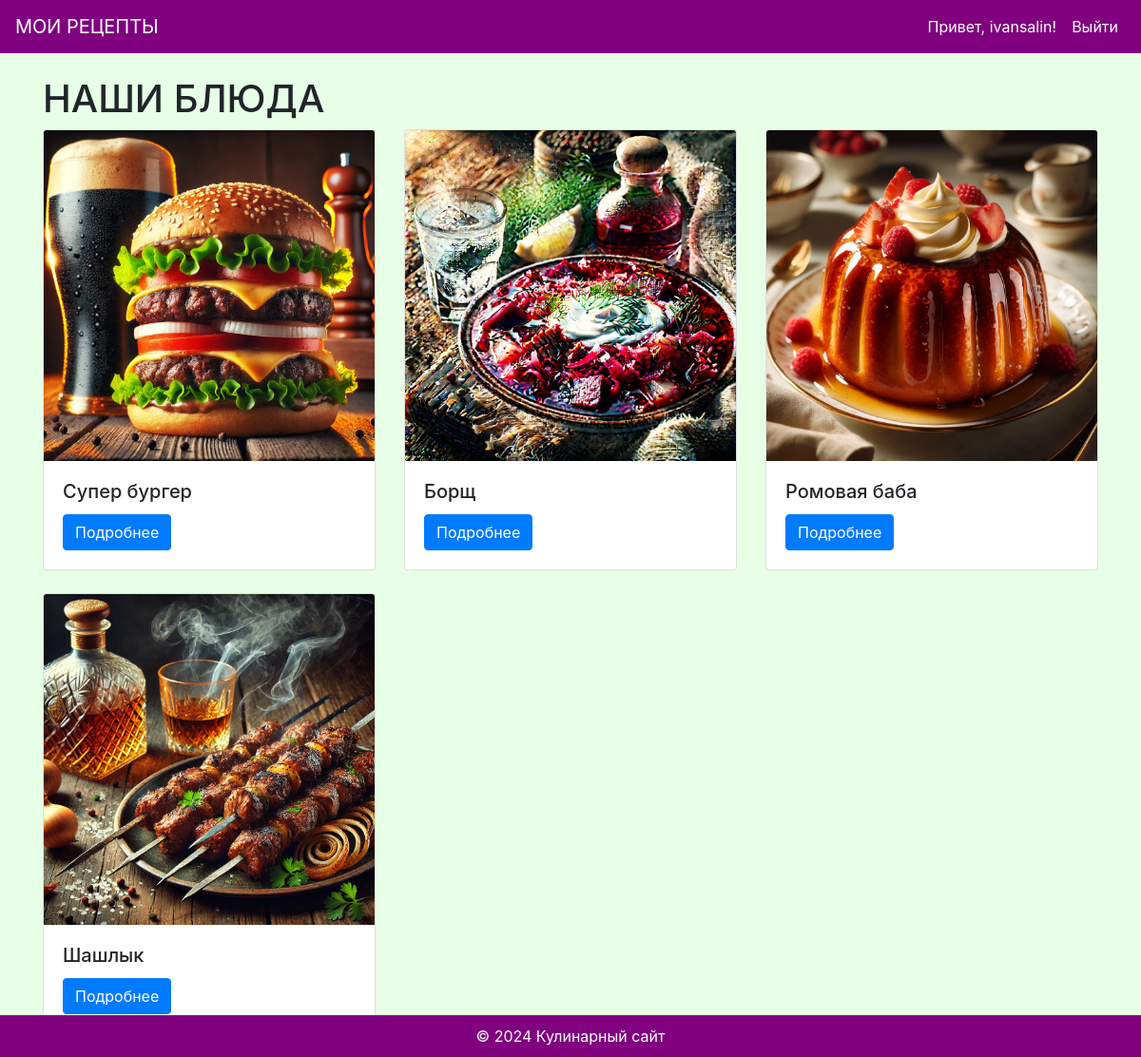
The app's page / (signed in) with its own data.
### recipes/models.py (models this page shows, shortened)
class Dish(models.Model):
    name = models.CharField(max_length=100)
    description = models.TextField()
    image = models.ImageField(upload_to='dishes/')

### recipes/views.py (the view)
# urls.py: path('', views.home, name='home'),
def home(request):
    dishes = Dish.objects.all()
    return render(request, 'recipes/home.html', {'dishes': dishes})

### recipes/templates/recipes/home.html (shortened to what this page needs)
{% extends 'recipes/base.html' %}
{% block content %}
<h1>НАШИ БЛЮДА</h1>
<div class="row">
    {% for dish in dishes %}
    <div class="col-md-4">
        <div class="card mb-4">
            <img class="card-img-top" src="{{ dish.image.url }}" alt="{{ dish.name }}">
            <div class="card-body">
                <h5 class="card-title">{{ dish.name }}</h5>
                <a href="{% url 'dish_detail' dish.id %}" class="btn btn-primary">Подробнее</a>
            </div>
        </div>
    </div>
    {% endfor %}
</div>
{% endblock %}

### recipes/templates/recipes/base.html (shortened to what this page needs)
<!DOCTYPE html>
<html lang="ru">
<head>
    <link rel="stylesheet" href="https://maxcdn.bootstrapcdn.com/bootstrap/4.0.0/css/bootstrap.min.css">
</head>
<body>
    <nav class="navbar navbar-expand-lg">
        <a class="navbar-brand" href="{% url 'home' %}">МОИ РЕЦЕПТЫ</a>
        <div class="collapse navbar-collapse">
            <ul class="navbar-nav ml-auto">
                {% if user.is_authenticated %}
                <li class="nav-item">
                    <span class="nav-link">Привет, {{ user.username }}!</span>
                </li>
                <li class="nav-item">
                    <a class="nav-link" href="{% url 'logout' %}">Выйти</a>
                </li>
                {% endif %}
            </ul>
        </div>
    </nav>
    <div class="container mt-4">
        {% block content %}{% endblock %}
    </div>
    <div class="footer">
        © 2024 Кулинарный сайт
    </div>
</body>
</html>

### recipes/templates/recipes/base.html (style rules this page uses)
body { background-color: #e6ffe6; }
.navbar { background-color: #800080; }
.navbar-brand, .nav-link { color: #ffffff !important; }
.footer { background-color: #800080; color: #ffffff; padding: 10px; position: fixed; bottom: 0; width: 100%; text-align: center; }

### records on screen
Dish: image (picture), name "Супер бургер"
Dish: image (picture), name "Борщ"
Dish: image (picture), name "Ромовая баба"
Dish: image (picture), name "Шашлык"

### other values on screen
{{ user.username }} "ivansalin"
